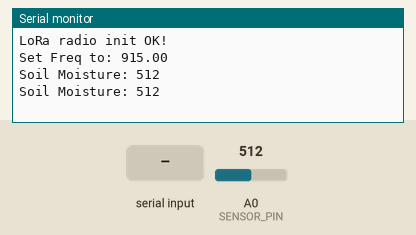
The sketch below on a simulated Arduino Uno, built with avr-gcc and run on an emulated ATmega328P. On the bench: the last lines printed to the serial monitor. The test bench sets the inputs (shaded band); at power-on: A0 (SENSOR_PIN) = 512. No radio packets arrive unless stated.

Above: at 5.8 s.
5.9 s: "90,45\n" received over the second serial link
At 11.1 s:
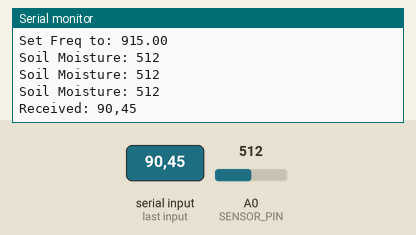
11.9 s: "5\n" received over the second serial link
At 16.1 s:
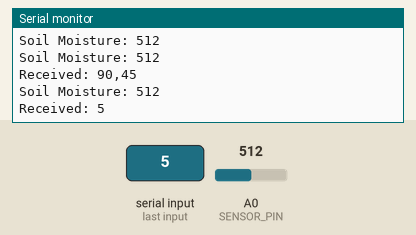
17.9 s: "1,90,45\n" received over the second serial link
At 21.0 s:
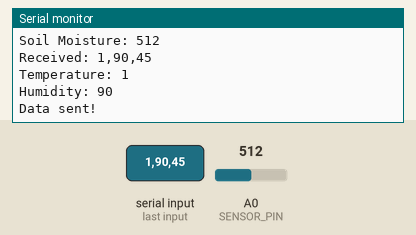
23.9 s: A0 (SENSOR_PIN) set to 716
At 26.0 s:
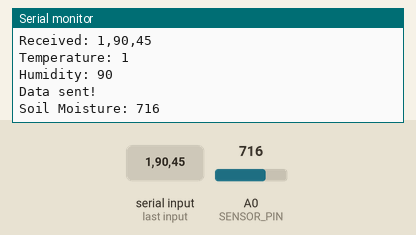
29.9 s: A0 (SENSOR_PIN) set to 900
At 31.0 s:
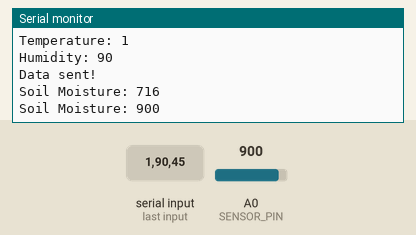
Timing chart, 0 to 32.9 s (numbered marks = the images above; inputs shaded):
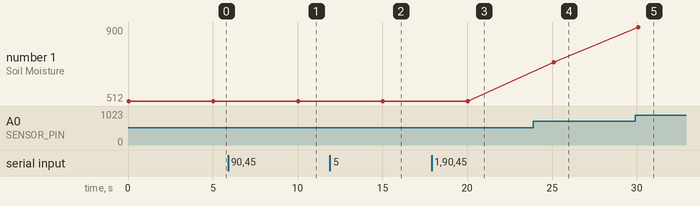

The sketch:

transmitter.ino
```cpp
#include <Wire.h>
#include <SPI.h>
#include <RH_RF95.h>
#include <SoftwareSerial.h>

// Pin definitions
#define RFM95_CS 8
#define RFM95_RST 4
#define RFM95_INT 3

// LoRa Frequency
#define RF95_FREQ 915.0 // Change to 868.0 if using the 868 MHz band

// LoRa radio
RH_RF95 rf95(RFM95_CS, RFM95_INT);

// Sensor pin
#define SENSOR_PIN A0

// SoftwareSerial for UART communication with the Plant Monitor
SoftwareSerial plantMonitorSerial(0, 1); // RX, TX

// Unique identifier for each sensor
const uint8_t sensorID = 1; // Change this ID for each sensor

void setup() {
  Serial.begin(115200);
  while (!Serial);

  // Initialize SoftwareSerial
  plantMonitorSerial.begin(9600);

  // Initialize LoRa module
  pinMode(RFM95_RST, OUTPUT);
  digitalWrite(RFM95_RST, HIGH);
  delay(10);
  digitalWrite(RFM95_RST, LOW);
  delay(10);
  digitalWrite(RFM95_RST, HIGH);
  delay(10);

  if (!rf95.init()) {
    Serial.println("LoRa radio init failed");
    while (1);
  }
  Serial.println("LoRa radio init OK!");

  if (!rf95.setFrequency(RF95_FREQ)) {
    Serial.println("setFrequency failed");
    while (1);
  }
  Serial.print("Set Freq to: "); Serial.println(RF95_FREQ);
}

void loop() {
  // Read soil moisture level
  int moisture = analogRead(SENSOR_PIN);
  Serial.print("Soil Moisture: "); Serial.println(moisture);

  // Read temperature and humidity from Plant Monitor
  if (plantMonitorSerial.available()) {
    String data = plantMonitorSerial.readStringUntil('\n');
    Serial.print("Received: "); Serial.println(data);

    // Parse the data if format is known (assuming comma-separated values)
    int commaIndex1 = data.indexOf(',');
    int commaIndex2 = data.lastIndexOf(',');

    if (commaIndex1 != -1 && commaIndex2 != -1 && commaIndex1 != commaIndex2) {
      int temperature = data.substring(0, commaIndex1).toInt();
      int humidity = data.substring(commaIndex1 + 1, commaIndex2).toInt();

      Serial.print("Temperature: "); Serial.println(temperature);
      Serial.print("Humidity: "); Serial.println(humidity);

      // Prepare data to send
      uint8_t payload[7];
      payload[0] = sensorID; // Add sensor ID to the payload
      payload[1] = (moisture >> 8) & 0xFF;
      payload[2] = moisture & 0xFF;
      payload[3] = (temperature >> 8) & 0xFF;
      payload[4] = temperature & 0xFF;
      payload[5] = (humidity >> 8) & 0xFF;
      payload[6] = humidity & 0xFF;

      rf95.send(payload, sizeof(payload));
      rf95.waitPacketSent();
      Serial.println("Data sent!");
    }
  }

  delay(5000); // Wait for 5 seconds before reading again
}
```

Measured:
- after the input at 5.9 s, the serial monitor: prints a new line after 4.1 s (image 1)
- after the input at 11.9 s, the serial monitor: prints a new line after 3.1 s (image 2)
- after the input at 17.9 s, the serial monitor: prints a new line after 2.1 s (image 3)
- after the input at 23.9 s, the serial monitor: prints a new line after 1.2 s (image 4)
- after the input at 29.9 s, the serial monitor: prints a new line after 0.20 s (image 5)
- plotted number 1: 512 → 716 after the input at 23.9 s, 716 → 900 after the input at 29.9 s
